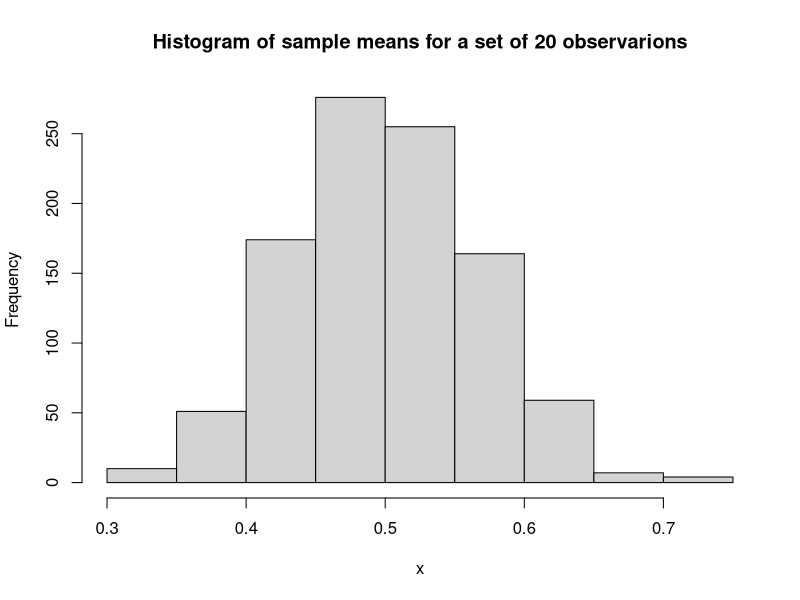
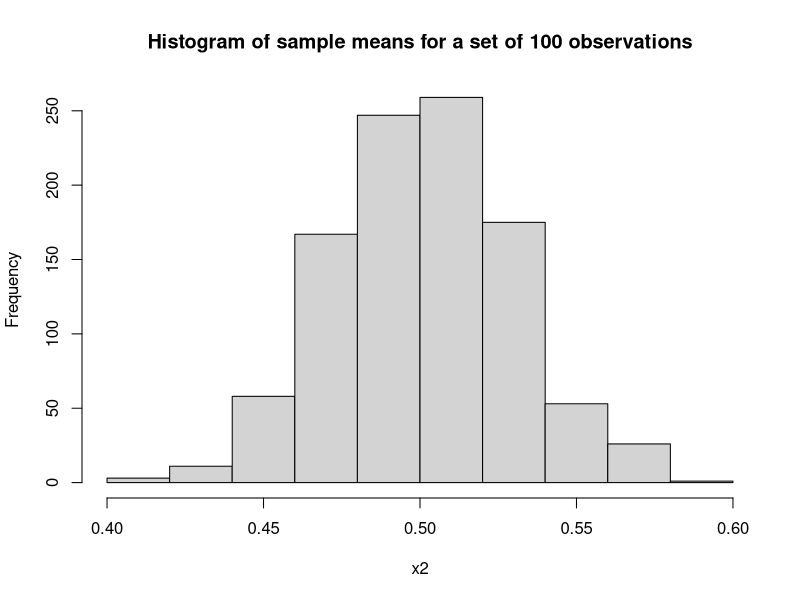
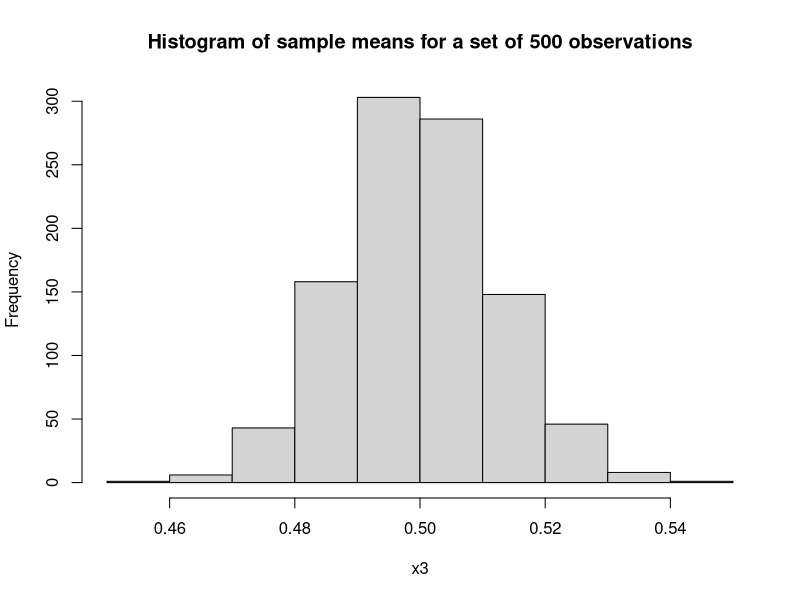

Write the R code that produced these figures, in order.
## ---- chunk 1
  knitr::opts_chunk$set(include = TRUE)  # TRUE for solution; FALSE for questions set
  knitr::opts_chunk$set(echo = TRUE)
  knitr::opts_chunk$set(message = FALSE)
  knitr::opts_chunk$set(warning = FALSE)
  knitr::opts_chunk$set(fig.height = 6, fig.width = 8, out.width = '50%', fig.align = "center")
  options(width = 90)
## ---- chunk 2
set.seed(1)
n = 100
p = 5
X = matrix(rnorm(n * p), n, p)
y = X %*% c(1, 0, 0, 1,-1) + rnorm(n)
## ---- chunk 3
library('pracma')
beta_hat = inv(t(X) %*% X) %*% t(X) %*% y
beta_hat
## ---- chunk 4
set.seed(1)
a = runif(20, min = 0, max = 1)
sample_mean = mean(a)
print(paste(sample_mean, "is the sample mean for a set of 20 observarions"))
## ---- chunk 5
x = c()
for (i in 1:1000) {
  x[i] = mean(runif(20, min = 0, max = 1))
}
hist(x, main = paste("Histogram of sample means for a set of 20 observarions"))
## ---- chunk 6
count = sum(x > 0.6) + sum(x < 0.4)
print(
  paste(
    count,
    "sample means that are at least 0.1 away from true mean for
            a set of 20 observations"
  )
) 
## ---- chunk 7
set.seed(12)
b = runif(100, min = 0, max = 1)
sample_mean2 = mean(b)
print(paste(sample_mean2, "is the sample mean for a set of 100 observations"))

x2 = c()
for (i in 1:1000) {
  x2[i] = mean(runif(100, min = 0, max = 1))
}
hist(x2, main = paste("Histogram of sample means for a set of 100 observations"))

count2 = sum(x2 > 0.6) + sum(x2 < 0.4)
print(
  paste(
    count2,
    "sample means that are at least 0.1 away from true mean for
            a set of 100 observations"
  )
)
## ---- chunk 8
set.seed(123)
c = runif(500, min = 0, max = 1)
sample_mean3 = mean(c)
print(paste(sample_mean3, "is the sample mean for a set of 500 observations"))

x3 = c()
for (i in 1:1000) {
  x3[i] = mean(runif(500, min = 0, max = 1))
}
hist(x3, main = paste("Histogram of sample means for a set of 500 observations"))

count3 = sum(x3 > 0.6) + sum(x3 < 0.4)
print(
  paste(
    count3,
    "sample means that are at least 0.1 away from true mean for
            a set of 500 observations"
  )
)
